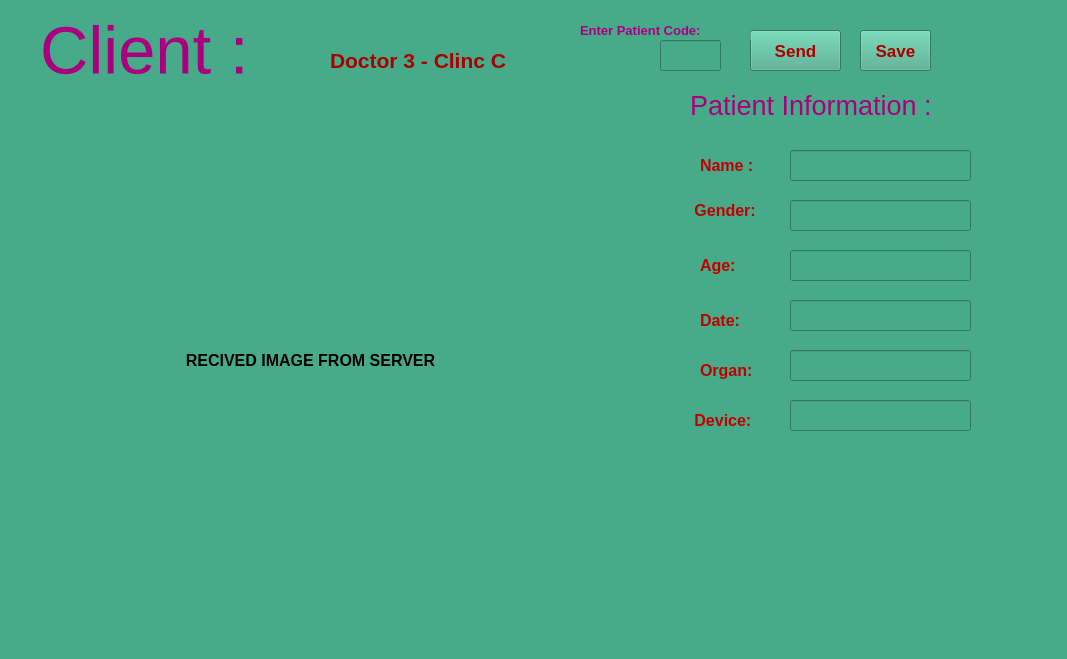
<?xml version="1.0" encoding="UTF-8"?>
<ui version="4.0">
 <class>MainWindow</class>
 <widget class="QMainWindow" name="MainWindow">
  <property name="geometry">
   <rect>
    <x>0</x>
    <y>0</y>
    <width>1067</width>
    <height>659</height>
   </rect>
  </property>
  <property name="windowTitle">
   <string>MainWindow</string>
  </property>
  <property name="styleSheet">
   <string notr="true">alternate-background-color: rgb(255, 226, 201);
background-color: rgb(85, 170, 255);
background-color: rgb(0, 170, 255);
background-color: rgb(255, 226, 201);
background-color: rgb(85, 170, 255);
background-color: rgb(170, 170, 127);
background-color: rgb(255, 0, 127);
background-color: rgb(127, 182, 211);
background-color: rgb(170, 0, 127);
background-color: rgb(71, 170, 137);</string>
  </property>
  <widget class="QWidget" name="centralwidget">
   <widget class="QPushButton" name="Send">
    <property name="geometry">
     <rect>
      <x>750</x>
      <y>30</y>
      <width>91</width>
      <height>41</height>
     </rect>
    </property>
    <property name="font">
     <font>
      <pointsize>13</pointsize>
      <weight>75</weight>
      <bold>true</bold>
     </font>
    </property>
    <property name="styleSheet">
     <string notr="true">border-color: rgb(170, 0, 127);
color: rgb(255, 255, 255);
color: rgb(170, 0, 127);
border-color: rgb(85, 255, 255);
color: rgb(170, 0, 127);
color: rgb(170, 0, 0);</string>
    </property>
    <property name="text">
     <string>Send</string>
    </property>
   </widget>
   <widget class="QLineEdit" name="PatientCode">
    <property name="geometry">
     <rect>
      <x>660</x>
      <y>40</y>
      <width>61</width>
      <height>31</height>
     </rect>
    </property>
    <property name="font">
     <font>
      <pointsize>12</pointsize>
      <weight>75</weight>
      <bold>true</bold>
     </font>
    </property>
   </widget>
   <widget class="QPushButton" name="saveButton">
    <property name="geometry">
     <rect>
      <x>860</x>
      <y>30</y>
      <width>71</width>
      <height>41</height>
     </rect>
    </property>
    <property name="font">
     <font>
      <pointsize>13</pointsize>
      <weight>75</weight>
      <bold>true</bold>
     </font>
    </property>
    <property name="styleSheet">
     <string notr="true">color: rgb(170, 0, 127);
color: rgb(170, 0, 0);</string>
    </property>
    <property name="text">
     <string> Save </string>
    </property>
   </widget>
   <widget class="QLabel" name="label_4">
    <property name="geometry">
     <rect>
      <x>10</x>
      <y>110</y>
      <width>601</width>
      <height>501</height>
     </rect>
    </property>
    <property name="sizePolicy">
     <sizepolicy hsizetype="Preferred" vsizetype="Ignored">
      <horstretch>0</horstretch>
      <verstretch>0</verstretch>
     </sizepolicy>
    </property>
    <property name="font">
     <font>
      <pointsize>12</pointsize>
      <weight>75</weight>
      <bold>true</bold>
     </font>
    </property>
    <property name="text">
     <string>RECIVED IMAGE FROM SERVER</string>
    </property>
    <property name="scaledContents">
     <bool>true</bool>
    </property>
    <property name="alignment">
     <set>Qt::AlignCenter</set>
    </property>
    <property name="color" stdset="0">
     <color>
      <red>244</red>
      <green>244</green>
      <blue>244</blue>
     </color>
    </property>
   </widget>
   <widget class="QLabel" name="label">
    <property name="geometry">
     <rect>
      <x>40</x>
      <y>10</y>
      <width>261</width>
      <height>81</height>
     </rect>
    </property>
    <property name="font">
     <font>
      <pointsize>50</pointsize>
     </font>
    </property>
    <property name="styleSheet">
     <string notr="true">color: rgb(85, 255, 255);
color: rgb(255, 255, 255);
color: rgb(170, 0, 127);
color: rgb(255, 255, 255);
color: rgb(170, 0, 127);</string>
    </property>
    <property name="text">
     <string>Client :</string>
    </property>
    <property name="color" stdset="0">
     <color>
      <red>255</red>
      <green>96</green>
      <blue>157</blue>
     </color>
    </property>
   </widget>
   <widget class="QLineEdit" name="lineEdit">
    <property name="geometry">
     <rect>
      <x>790</x>
      <y>150</y>
      <width>181</width>
      <height>31</height>
     </rect>
    </property>
    <property name="font">
     <font>
      <pointsize>12</pointsize>
      <weight>75</weight>
      <bold>true</bold>
     </font>
    </property>
   </widget>
   <widget class="QLineEdit" name="lineEdit_2">
    <property name="geometry">
     <rect>
      <x>790</x>
      <y>200</y>
      <width>181</width>
      <height>31</height>
     </rect>
    </property>
    <property name="font">
     <font>
      <pointsize>12</pointsize>
      <weight>75</weight>
      <bold>true</bold>
     </font>
    </property>
   </widget>
   <widget class="QLineEdit" name="lineEdit_3">
    <property name="geometry">
     <rect>
      <x>790</x>
      <y>250</y>
      <width>181</width>
      <height>31</height>
     </rect>
    </property>
    <property name="font">
     <font>
      <pointsize>12</pointsize>
      <weight>75</weight>
      <bold>true</bold>
     </font>
    </property>
   </widget>
   <widget class="QLineEdit" name="lineEdit_4">
    <property name="geometry">
     <rect>
      <x>790</x>
      <y>300</y>
      <width>181</width>
      <height>31</height>
     </rect>
    </property>
    <property name="font">
     <font>
      <pointsize>12</pointsize>
      <weight>75</weight>
      <bold>true</bold>
     </font>
    </property>
   </widget>
   <widget class="QLineEdit" name="lineEdit_5">
    <property name="geometry">
     <rect>
      <x>790</x>
      <y>350</y>
      <width>181</width>
      <height>31</height>
     </rect>
    </property>
    <property name="font">
     <font>
      <pointsize>12</pointsize>
      <weight>75</weight>
      <bold>true</bold>
     </font>
    </property>
   </widget>
   <widget class="QLineEdit" name="lineEdit_6">
    <property name="geometry">
     <rect>
      <x>790</x>
      <y>400</y>
      <width>181</width>
      <height>31</height>
     </rect>
    </property>
    <property name="font">
     <font>
      <pointsize>12</pointsize>
      <weight>75</weight>
      <bold>true</bold>
     </font>
    </property>
   </widget>
   <widget class="QLabel" name="label_2">
    <property name="geometry">
     <rect>
      <x>700</x>
      <y>150</y>
      <width>71</width>
      <height>31</height>
     </rect>
    </property>
    <property name="font">
     <font>
      <pointsize>12</pointsize>
      <weight>75</weight>
      <bold>true</bold>
     </font>
    </property>
    <property name="styleSheet">
     <string notr="true">color: rgb(255, 85, 0);
color: rgb(193, 0, 0);</string>
    </property>
    <property name="text">
     <string>Name :</string>
    </property>
   </widget>
   <widget class="QLabel" name="label_3">
    <property name="geometry">
     <rect>
      <x>690</x>
      <y>200</y>
      <width>91</width>
      <height>20</height>
     </rect>
    </property>
    <property name="font">
     <font>
      <pointsize>12</pointsize>
      <weight>75</weight>
      <italic>false</italic>
      <bold>true</bold>
      <underline>false</underline>
      <strikeout>false</strikeout>
     </font>
    </property>
    <property name="styleSheet">
     <string notr="true">color: rgb(193, 0, 0);</string>
    </property>
    <property name="text">
     <string> Gender:</string>
    </property>
   </widget>
   <widget class="QLabel" name="label_5">
    <property name="geometry">
     <rect>
      <x>700</x>
      <y>250</y>
      <width>51</width>
      <height>31</height>
     </rect>
    </property>
    <property name="font">
     <font>
      <pointsize>12</pointsize>
      <weight>75</weight>
      <bold>true</bold>
     </font>
    </property>
    <property name="styleSheet">
     <string notr="true">color: rgb(193, 0, 0);</string>
    </property>
    <property name="text">
     <string>Age:</string>
    </property>
   </widget>
   <widget class="QLabel" name="label_6">
    <property name="geometry">
     <rect>
      <x>700</x>
      <y>310</y>
      <width>61</width>
      <height>21</height>
     </rect>
    </property>
    <property name="font">
     <font>
      <pointsize>12</pointsize>
      <weight>75</weight>
      <bold>true</bold>
     </font>
    </property>
    <property name="styleSheet">
     <string notr="true">color: rgb(193, 0, 0);</string>
    </property>
    <property name="text">
     <string>Date:</string>
    </property>
   </widget>
   <widget class="QLabel" name="label_7">
    <property name="geometry">
     <rect>
      <x>700</x>
      <y>355</y>
      <width>71</width>
      <height>31</height>
     </rect>
    </property>
    <property name="font">
     <font>
      <pointsize>12</pointsize>
      <weight>75</weight>
      <bold>true</bold>
     </font>
    </property>
    <property name="styleSheet">
     <string notr="true">color: rgb(193, 0, 0);</string>
    </property>
    <property name="text">
     <string>Organ:</string>
    </property>
   </widget>
   <widget class="QLabel" name="label_8">
    <property name="geometry">
     <rect>
      <x>690</x>
      <y>410</y>
      <width>81</width>
      <height>20</height>
     </rect>
    </property>
    <property name="font">
     <font>
      <pointsize>12</pointsize>
      <weight>75</weight>
      <bold>true</bold>
     </font>
    </property>
    <property name="styleSheet">
     <string notr="true">color: rgb(193, 0, 0);</string>
    </property>
    <property name="text">
     <string> Device:</string>
    </property>
   </widget>
   <widget class="QLabel" name="label_9">
    <property name="geometry">
     <rect>
      <x>690</x>
      <y>90</y>
      <width>311</width>
      <height>31</height>
     </rect>
    </property>
    <property name="font">
     <font>
      <pointsize>20</pointsize>
     </font>
    </property>
    <property name="styleSheet">
     <string notr="true">color: rgb(170, 0, 127);</string>
    </property>
    <property name="text">
     <string>Patient Information :</string>
    </property>
   </widget>
   <widget class="QLabel" name="label_10">
    <property name="geometry">
     <rect>
      <x>580</x>
      <y>20</y>
      <width>171</width>
      <height>20</height>
     </rect>
    </property>
    <property name="font">
     <font>
      <pointsize>10</pointsize>
      <weight>75</weight>
      <bold>true</bold>
     </font>
    </property>
    <property name="styleSheet">
     <string notr="true">color: rgb(170, 0, 127);</string>
    </property>
    <property name="text">
     <string>Enter Patient Code:</string>
    </property>
   </widget>
   <widget class="QLabel" name="label_11">
    <property name="geometry">
     <rect>
      <x>330</x>
      <y>50</y>
      <width>251</width>
      <height>21</height>
     </rect>
    </property>
    <property name="font">
     <font>
      <pointsize>16</pointsize>
      <weight>75</weight>
      <bold>true</bold>
     </font>
    </property>
    <property name="styleSheet">
     <string notr="true">color: rgb(170, 0, 0);</string>
    </property>
    <property name="text">
     <string>Doctor 3 - Clinc C</string>
    </property>
   </widget>
  </widget>
  <widget class="QMenuBar" name="menubar">
   <property name="geometry">
    <rect>
     <x>0</x>
     <y>0</y>
     <width>1067</width>
     <height>26</height>
    </rect>
   </property>
  </widget>
  <widget class="QStatusBar" name="statusbar"/>
 </widget>
 <resources/>
 <connections/>
</ui>
